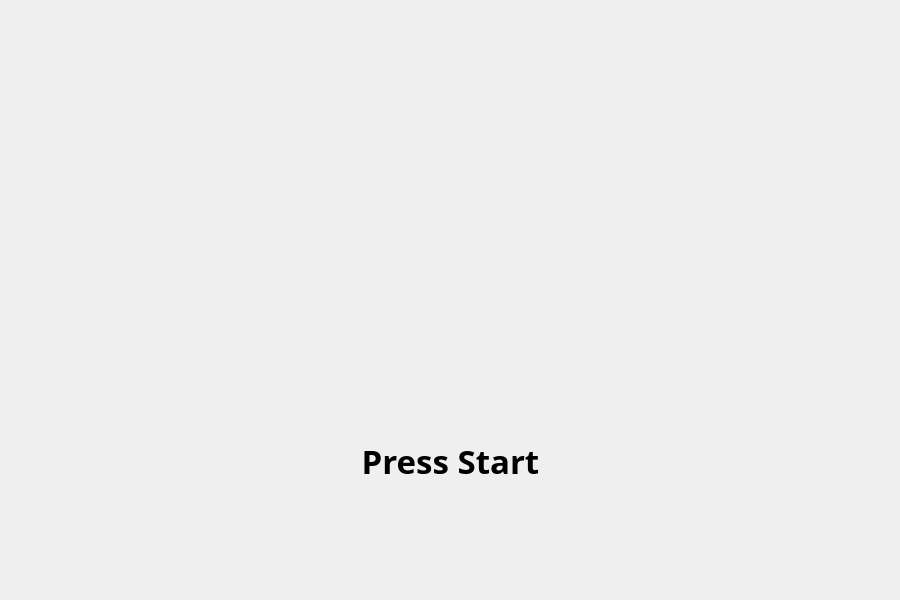
<?xml version="1.0" encoding="UTF-8"?>
<ui version="4.0">
 <class>GameStart</class>
 <widget class="QWidget" name="GameStart">
  <property name="geometry">
   <rect>
    <x>0</x>
    <y>0</y>
    <width>900</width>
    <height>600</height>
   </rect>
  </property>
  <property name="minimumSize">
   <size>
    <width>900</width>
    <height>600</height>
   </size>
  </property>
  <property name="maximumSize">
   <size>
    <width>900</width>
    <height>600</height>
   </size>
  </property>
  <property name="font">
   <font>
    <pointsize>19</pointsize>
   </font>
  </property>
  <property name="windowTitle">
   <string>Form</string>
  </property>
  <widget class="MyButtonGameStart" name="pb_gameStart">
   <property name="geometry">
    <rect>
     <x>240</x>
     <y>410</y>
     <width>421</width>
     <height>101</height>
    </rect>
   </property>
   <property name="font">
    <font>
     <family>华文新魏</family>
     <pointsize>25</pointsize>
     <weight>75</weight>
     <bold>true</bold>
    </font>
   </property>
   <property name="text">
    <string>Press Start</string>
   </property>
   <property name="flat">
    <bool>true</bool>
   </property>
  </widget>
 </widget>
 <customwidgets>
  <customwidget>
   <class>MyButtonGameStart</class>
   <extends>QPushButton</extends>
   <header>mybuttongamestart.h</header>
  </customwidget>
 </customwidgets>
 <resources/>
 <connections/>
</ui>
